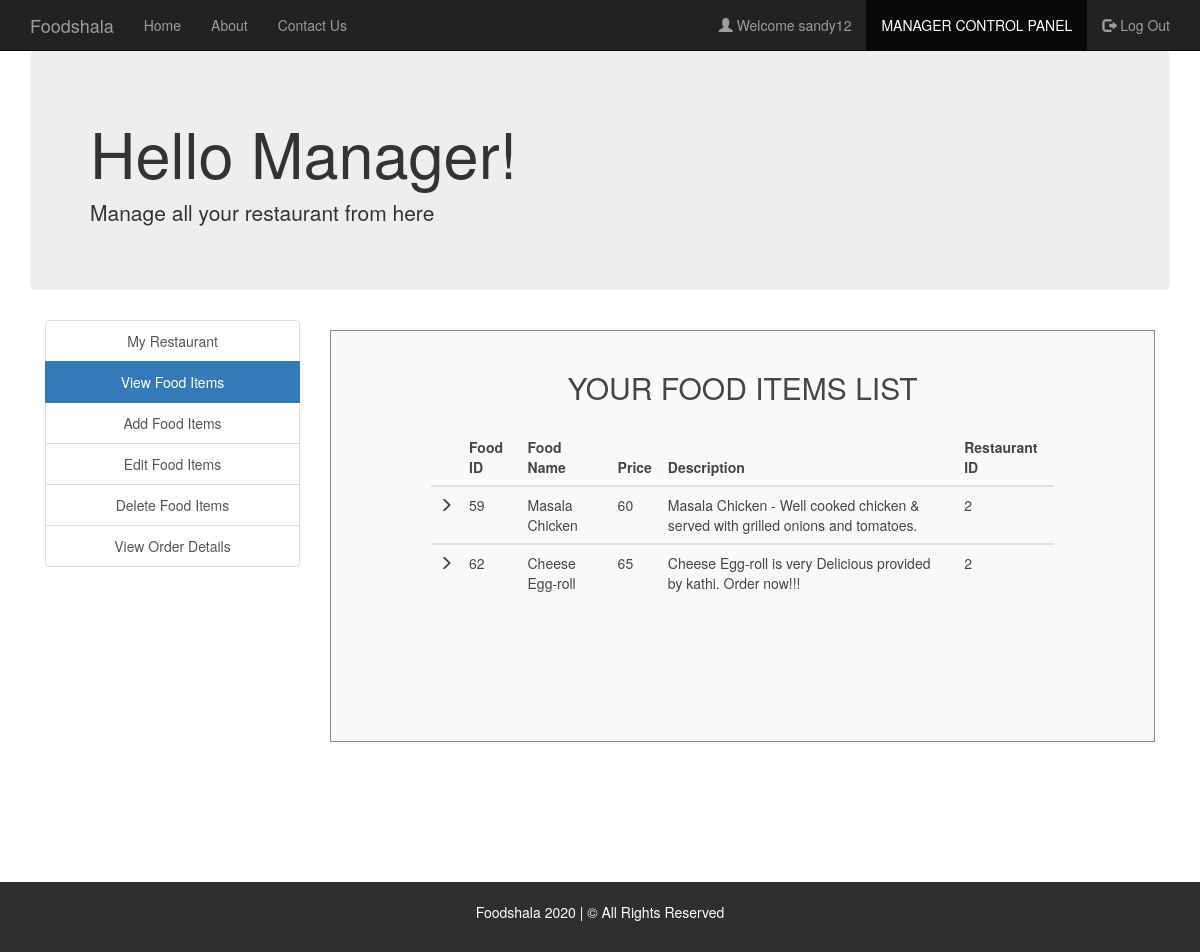
Page /view_food_items.php (signed in) on the earlier database version.
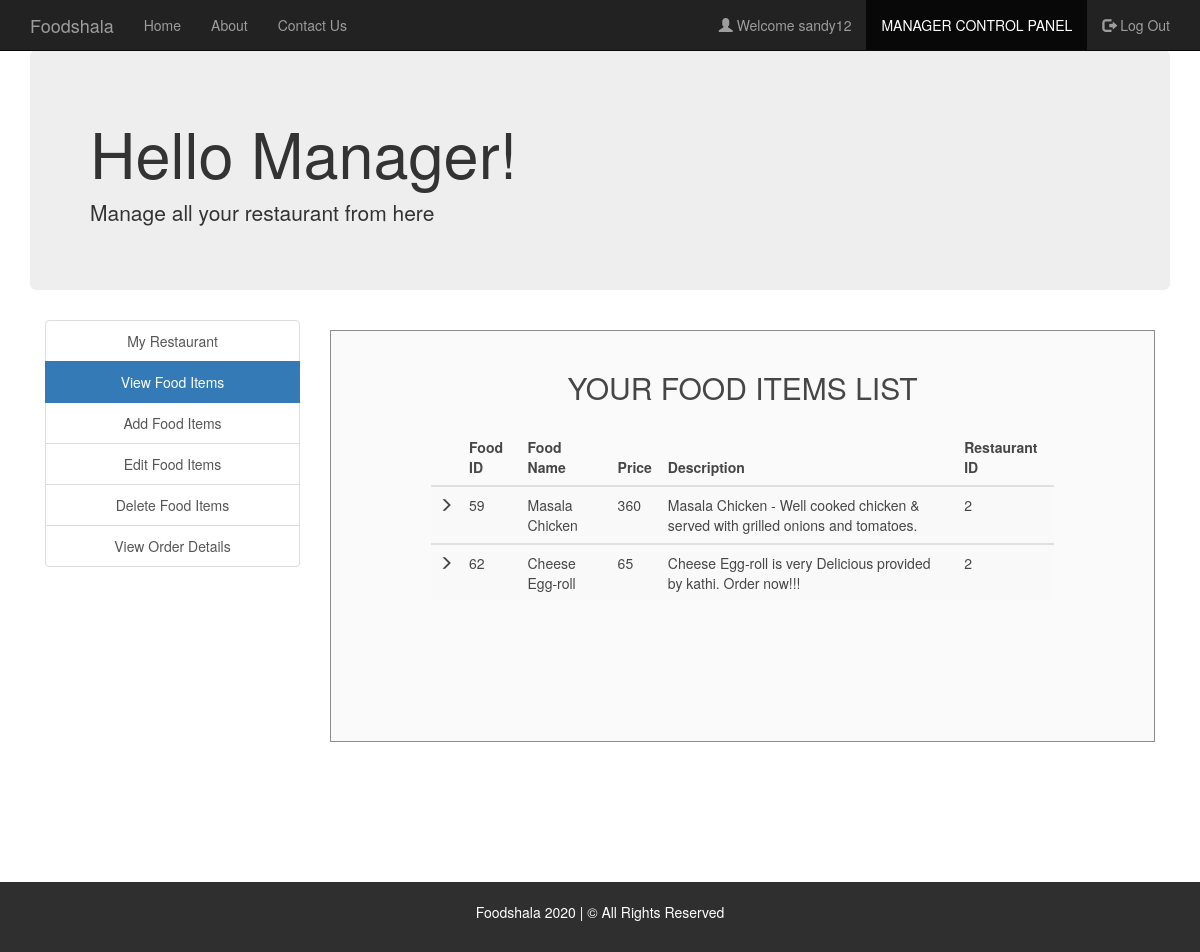
Same page on the later database version.
### tables this page shows
CREATE TABLE `FOOD` (
  `F_ID` int(30) NOT NULL,
  `name` varchar(30) NOT NULL,
  `price` int(30) NOT NULL,
  `description` varchar(200) NOT NULL,
  `R_ID` int(30) NOT NULL,
  `images_path` varchar(200) NOT NULL
);

### session_m.php (called while the page is built, shortened)
<?php
$conn = Connect();
$user_check=$_SESSION['login_user1'];
$query = "SELECT username FROM MANAGER WHERE username = '$user_check'";
$ses_sql = mysqli_query($conn, $query);
$row = mysqli_fetch_assoc($ses_sql);
$login_session =$row['username'];
?>

### view_food_items.php (the view, shortened to what this page needs)
<?php
include('session_m.php');
?>
<!DOCTYPE html>
<html>
  <head>
  </head>
  <link rel="stylesheet" type = "text/css" href ="css/view_food_items.css">
  <link rel="stylesheet" type = "text/css" href ="css/bootstrap.min.css">
  <body>
    <nav class="navbar navbar-inverse navbar-fixed-top navigation-clean-search" role="navigation">
      <div class="container">
        <div class="navbar-header">
          <a class="navbar-brand" href="index.php">Foodshala</a>
        </div>
        <div class="collapse navbar-collapse " id="myNavbar">
          <ul class="nav navbar-nav">
            <li><a href="index.php">Home</a></li>
            <li><a href="aboutus.php">About</a></li>
            <li><a href="contactus.php">Contact Us</a></li>
          </ul>
          <ul class="nav navbar-nav navbar-right">
            <li><a href="#"><span class="glyphicon glyphicon-user"></span> Welcome <?php echo $login_session; ?> </a></li>
            <li class="active"> <a href="managerlogin.php">MANAGER CONTROL PANEL</a></li>
            <li><a href="logout_m.php"><span class="glyphicon glyphicon-log-out"></span> Log Out </a></li>
          </ul>
        </div>
      </div>
    </nav>
<div class="container">
    <div class="jumbotron">
     <h1>Hello Manager! </h1>
     <p>Manage all your restaurant from here</p>
    </div>
    </div>
<div class="container">
    	<div class="col-xs-3" style="text-align: center;">
    	<div class="list-group">
    		<a href="myrestaurant.php" class="list-group-item ">My Restaurant</a>
    		<a href="view_food_items.php" class="list-group-item active">View Food Items</a>
    		<a href="add_food_items.php" class="list-group-item ">Add Food Items</a>
    		<a href="edit_food_items.php" class="list-group-item ">Edit Food Items</a>
    		<a href="delete_food_items.php" class="list-group-item ">Delete Food Items</a>
        <a href="view_order_details.php" class="list-group-item ">View Order Details</a>
    	</div>
    </div>
    <div class="col-xs-9">
      <div class="form-area" style="padding: 0px 100px 100px 100px;">
        <form action="" method="POST">
        <br style="clear: both">
          <h3 style="margin-bottom: 25px; text-align: center; font-size: 30px;"> YOUR FOOD ITEMS LIST </h3>
<?php
$user_check=$_SESSION['login_user1'];
$sql = "SELECT * FROM food f WHERE f.R_ID IN (SELECT r.R_ID FROM RESTAURANTS r WHERE r.M_ID='$user_check') ORDER BY F_ID";
$result = mysqli_query($conn, $sql);
if (mysqli_num_rows($result) > 0)
{
  ?>
  <table class="table table-striped">
    <thead class="thead-dark">
      <tr>
        <th>  </th>
        <th> Food ID </th>
        <th> Food Name </th>
        <th> Price </th>
        <th> Description </th>
        <th> Restaurant ID </th>
      </tr>
    </thead>
    <?PHP
      while($row = mysqli_fetch_assoc($result)){
    ?>
  <tbody>
    <tr>
      <td> <span class="glyphicon glyphicon-menu-right"></span> </td>
      <td><?php echo $row["F_ID"]; ?></td>
      <td><?php echo $row["name"]; ?></td>
      <td><?php echo $row["price"]; ?></td>
      <td><?php echo $row["description"]; ?></td>
      <td><?php echo $row["R_ID"]; ?></td>
    </tr>
  </tbody>
  <?php } ?>
  </table>
    <br>
  <?php } else { ?>
  <h4><center>0 RESULTS</center> </h4>
  <?php } ?>
        </form>
        </div>
    </div>
</div>
<br>
<br>
<br>
<br>
  </body>
  <footer class="container-fluid bg-4 text-center">
  <br>
  <p> Foodshala 2020 | &copy All Rights Reserved </p>
  <br>
  </footer>
</html>

Differences in the rows shown:
changed food "Masala Chicken": price "60" → "360"
